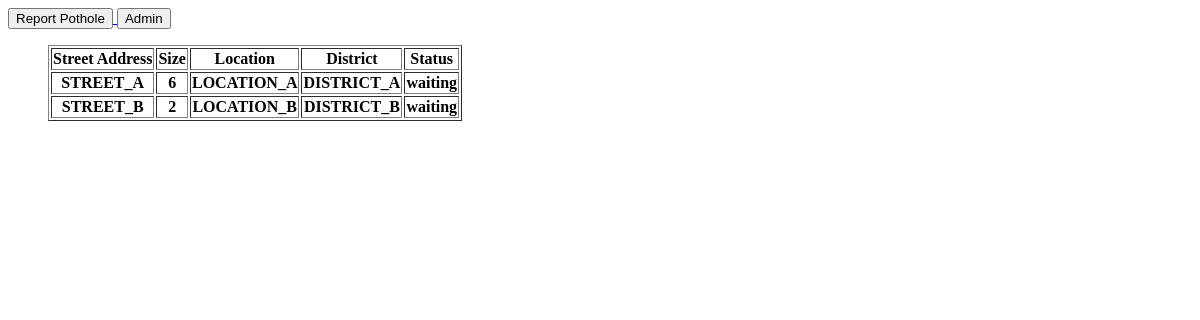
Before: / with the older database file.
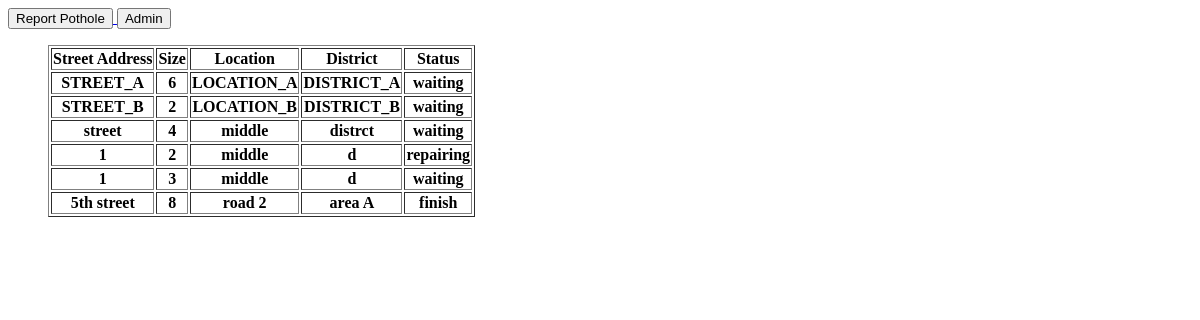
After: the same page with the newer database file.
### models/models.py (models this page shows)
class Potholes(models.Model):
    street_address = models.CharField(max_length=80)
    size = models.IntegerField()
    location = models.CharField(max_length=20)  # 2 status: middle, curb
    district = models.CharField(max_length=50)
    repair_priority = models.IntegerField(blank=True, null=True)

class WorkOrder(models.Model):
    pothole = models.OneToOneField(Potholes, on_delete=models.CASCADE)
    repair_crew = models.OneToOneField(RepairCrew, on_delete=models.DO_NOTHING, blank=True, null=True)
    hours_applied = models.IntegerField(blank=True, null=True)
    status = models.CharField(max_length=20)  # 3 status: waiting; repairing; finish
    filter_material = models.CharField(default="Nothing", max_length=50, blank=True, null=True)
    cost = models.IntegerField(default=10, blank=True, null=True)

### main_page/views.py (the view)
# urls.py: path('', views.main_page_render),  # 主页
def main_page_render(request):
    potholes = Potholes.objects.all()
    data = [{
        'street_address': pothole.street_address,
        'size': pothole.size,
        'location': pothole.location,
        'district': pothole.district,
        'status': WorkOrder.objects.filter(pothole=pothole)[0].status
    } for pothole in potholes]
    return render(request, "main_page.html", {'potholes': data})

### templates/main_page.html (shortened to what this page needs)
<!DOCTYPE html>
<html lang="en">
<head>
</head>
<body>
    <a href="submit/">
        <button>Report Pothole</button>
    </a>
    <a href="admini/">
        <button>Admin</button>
    </a>
    <ul>
        <table border="1">
            <tr>
                <th>Street Address</th>
                <th>Size</th>
                <th>Location</th>
                <th>District</th>
                <th>Status</th>
            </tr>
            {% for pothole in potholes %}
                <tr>
                    <th>{{ pothole.street_address }}</th>
                    <th>{{ pothole.size }}</th>
                    <th>{{ pothole.location }}</th>
                    <th>{{ pothole.district }}</th>
                    <th>{{ pothole.status }}</th>
                </tr>
            {% endfor %}
        </table>
    </ul>
</body>
</html>

Changed rows visible on the page:
added Potholes: street_address "street", location "middle", district "distrct"
added WorkOrder: status "waiting"
added Potholes: location "middle"
added WorkOrder: status "repairing"
added Potholes: location "middle"
added WorkOrder: status "waiting"
added Potholes: street_address "5th street", location "road 2", district "area A"
added WorkOrder: status "finish"
Other visible differences:
new list line: "4"
new list line: "1 2 d"
new list line: "1 3 d"
new list line: "8"
